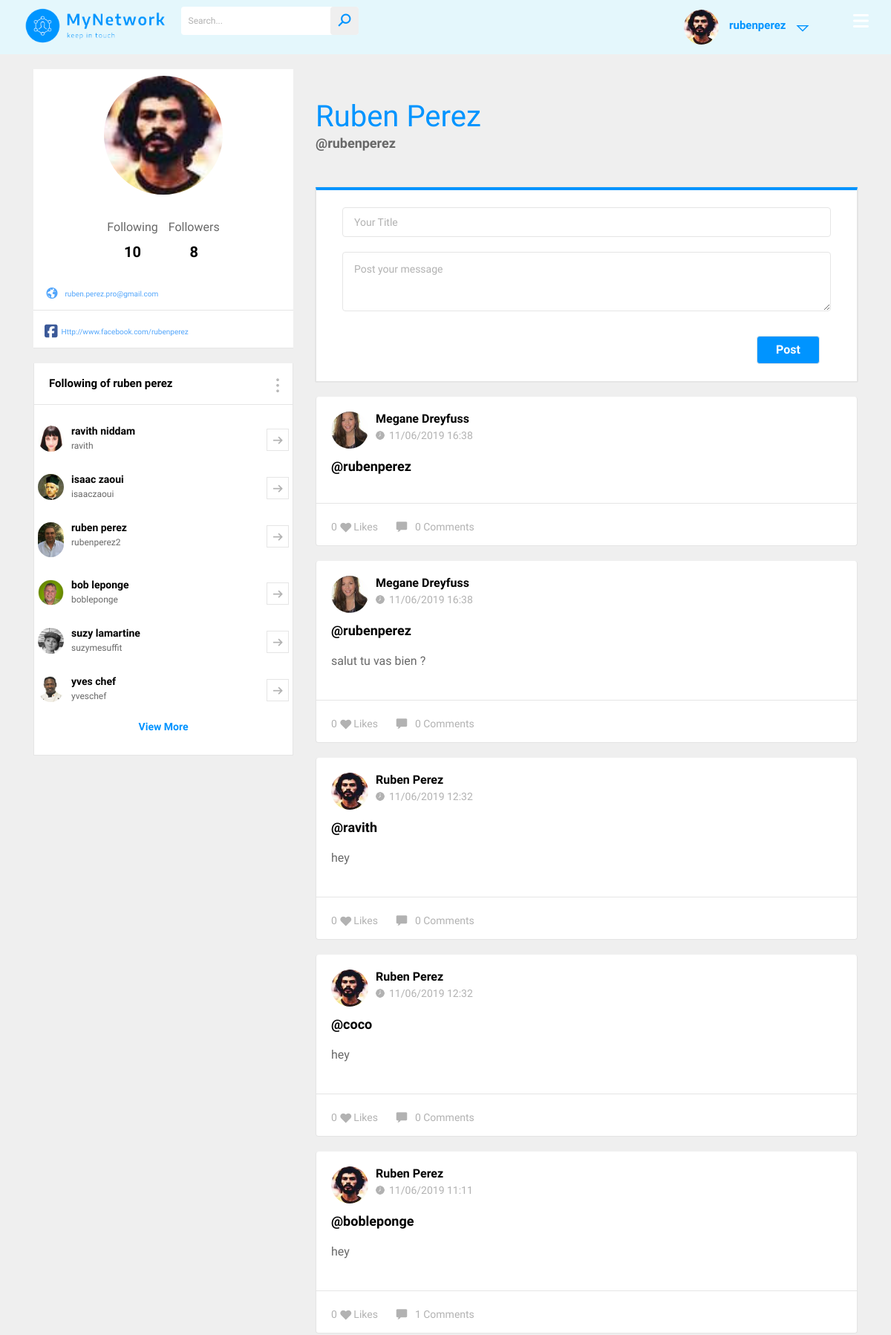
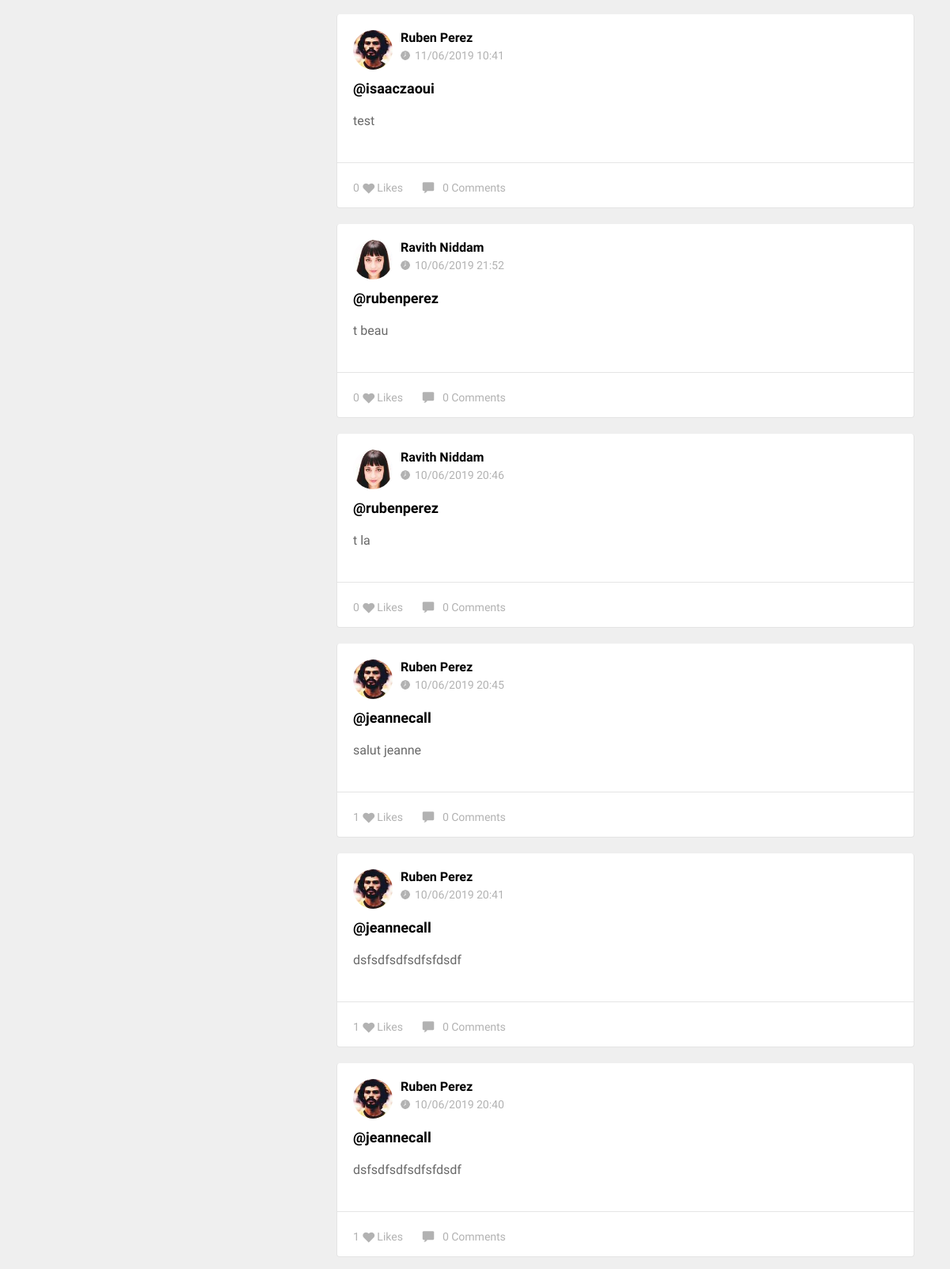
The page /profile/rubenperez (signed in, upper part) on the database its author committed (2 pictures, top to bottom).
### database.py (models this page shows)
class User(db.Model):
	id = db.Column(db.Integer, primary_key=True)
	username = db.Column(db.String(80), unique=True, nullable=False)
	full_name = db.Column(db.String(80),  nullable=False)
	email = db.Column(db.String(120), unique=True, nullable=False)
	password = db.Column(db.String(20),  nullable=False)
	created = db.Column(db.DateTime(), default=datetime.datetime.now())
	profil_media = db.Column(db.String(80), unique=True, nullable=True)

class Followerfollowing(db.Model):
	id = db.Column(db.Integer, primary_key=True)
	user_id = db.Column(db.Integer, db.ForeignKey('user.id'), nullable=False)
	user_id_2 = db.Column(db.Integer, db.ForeignKey('user.id'), nullable=False)
	created = db.Column(db.DateTime, default=datetime.datetime.now())

class Post(db.Model):
	id = db.Column(db.Integer, primary_key=True)
	user_id = db.Column(db.Integer, db.ForeignKey('user.id'), nullable=False)
	title = db.Column(db.Text)
	message = db.Column(db.Text)
	created = db.Column(db.DateTime, default=datetime.datetime.now())

### app.py (the view)
@app.route('/profile/<username>',methods = ['GET','POST'])
def profile(username):
    if redirect_is_not_logged(session) != True:
        return redirect_is_not_logged(session)
    page_name = "Profile"
    if username is None:
        return redirect(url_for('index'))
    user = db.session.execute('SELECT user.id, user.full_name , user.username , user.email , user.profil_media , count(DISTINCT `following`.id) as nb_following , count(DISTINCT Followerfollowing.id) as followed , count(DISTINCT follower.id) as nb_follower FROM user LEFT JOIN Followerfollowing as `following` ON following.user_id = user.id LEFT JOIN Followerfollowing as follower ON follower.user_id_2 = user.id  LEFT JOIN Followerfollowing ON Followerfollowing.user_id = :myid AND Followerfollowing.user_id_2 = user.id WHERE user.username = :username', {'myid': session['id'] ,  'username': username}).first()
    if user.username is None:
        return redirect(url_for('index'))
    posts = db.session.execute('SELECT post.* , user.full_name , user.username ,  user.profil_media, count(DISTINCT jaime.id) as nb_like , count(DISTINCT jaime2.id) as liked , count(DISTINCT comment.id) as nb_comment, strftime(\'%d/%m/%Y %H:%M\', datetime(post.created)) as created FROM post LEFT JOIN comment ON comment.post_id = post.id  LEFT JOIN jaime ON jaime.post_id = post.id LEFT JOIN jaime as jaime2 ON jaime2.post_id = post.id AND jaime2.user_id = :myid LEFT JOIN user ON user.id = post.user_id WHERE user.username = :username  OR LOWER(post.title) LIKE LOWER(:usernamea)  GROUP BY post.id ORDER BY post.created DESC', {'myid': session['id'] ,  'username': user.username , 'usernamea': "%@"  + username +"%"  })
    followings = db.session.execute('SELECT * FROM user JOIN Followerfollowing ON Followerfollowing.user_id = :uid AND Followerfollowing.user_id_2 = user.id GROUP BY user.id LIMIT 6 ', {'uid': user.id})
    return render_template('user-profile.html', page_name=page_name, session=session,user=user , posts=posts,followings=followings)

### utils.py (called while the page is built)
def redirect_is_not_logged(session):
	if 'id' in session:
		return True
	else:
		return redirect(url_for('login'))

### templates/user-profile.html (shortened to what this page needs)
{% include "include/header.html" %}
		<main>
			<div class="main-section">
				<div class="container">
					<div class="main-section-data">
						<div class="row">
							<div class="col-lg-4">
								<div class="main-left-sidebar">
									<div class="user_profile">
										<div class="user-pro-img">
											{% if user.profil_media %}
											<img src="/static/avatar/{{user.profil_media}}" width="170px" alt="">
											{% else %}
												<img src="http://via.placeholder.com/170x170" alt="">
											{% endif %}
										</div>
										<ul class="flw-status" style="    margin-bottom: 18px;">
												<li><a href="/followings/{{ user.username }}">
													<span class="hover_username">Following</span>
													<b class="hover_username">{{ user.nb_following }}</b>
												</a>
												</li>
												<li><a href="/followers/{{ user.username }}">
													<span class="hover_username">Followers</span>
													<b  class="hover_username"id="nb_follower" >{{ user.nb_follower }}</b>
												</a>
												</li>
											</ul>
											<br><br>
										<ul class="social_links">
											<li><a href="#" title=""><i class="la la-globe"></i> {{ user.email }}</a></li>
											<li><a href="#" title=""><i class="fab fa-facebook-square"></i>Http://www.facebook.com/{{ user.username }}</a></li>
										</ul>
									</div>
									{% if user.nb_following > 0 %}
									<div class="suggestions full-width">
										<div class="sd-title">
											<h3>Following of {{ user.full_name }}</h3>
											<i class="la la-ellipsis-v"></i>
										</div>
										<div class="suggestions-list">
											{% for following in followings %}
											<a href="/profile/{{ following.username }}" title="" class="view-more-pro hover_username">
											<div class="suggestion-usd">
													{% if following.profil_media %}
									<img src="/static/avatar/{{following.profil_media}}" width="35px" alt="">
											{% else %}
											<img src="http://via.placeholder.com/35x35" alt="">
											{% endif %}
												<div class="sgt-text">
													<h4 class="hover_username"> {{ following.full_name }}</h4>
													<span class="hover_username">{{ following.username }}</span>
												</div>
												<span><i class="la la-arrow-right"></i></span>
											</div></a>
											 {% endfor %}
											<div class="view-more">
												<a href="/followings/{{ user.username }}" title="">View More</a>
											</div>
										</div>
									</div>
										{% endif %}
								</div>
							</div>
							<div class="col-lg-8">
								<div class="main-ws-sec">
									<div class="user-tab-sec">
										<h3>{{ user.full_name  }}</h3>
										<div class="star-descp">
											<span>@{{ user.username }}</span>
										</div>
									</div>
<div class="post-topbar" id='form_post'
>
									<div class="post-project-fields">
					<form action="/postmessage"  method="post">
						<div class="row">
							<div class="col-lg-12">
								<input type="text" name="title" placeholder="Your Title" value="{% if user.id != session['id'] %}@{{ user.username }}{% endif %}"
								 >
							</div>
							<div class="col-lg-12">
								<textarea name="message" placeholder="Post your message"></textarea>
							</div>
							<div class="col-lg-12 text-right">
								<ul>
									<li><button class="active" type="submit" value="post">Post</button></li>
								</ul>
							</div>
						</div>
					</form>
				</div>
									</div>
									<div class="product-feed-tab current" id="feed-dd">
										<div class="posts-section">  {% for post in posts %}
										<div class="post-bar">
											<div class="post_topbar">
												<div class="usy-dt">
														{% if post.profil_media %}
								<img src="/static/avatar/{{ post.profil_media }}" style="    width: 50px;" alt="">
							{% else %}
							<img src="http://via.placeholder.com/50x50" alt="">
							{% endif %}
													<div class="usy-name">
														<h3>{{ post.full_name }}</h3>
														<span><img src="/static/images/clock.png" alt="">{{
													post.created }}</span>
													</div>
												</div>
											</div>
											<div class="job_descp">
												<h3>{{ post.title }}</h3>
												<p>{{ post.message }}</p>
											</div>
											<div class="job-status-bar">
												<ul class="like-com">
													<li>
														<a href="#link_post_like_{{ post.id }}"
														id="link_post_like_{{ post.id }}"
														onclick="like({{ post.id }})"
														>
															<em id="nb_like_{{ post.id }}">{{ post.nb_like }}</em>
															<i class="la la-heart"></i><em id="text_like_{{ post.id }}">Likes</em>
														</a>
													</li>
													<li><a href="/post/{{ post.id }}" title="" class="com"><img src="images/com.png" alt="">{{ post.nb_comment }} Comments</a></li>
												</ul>
											</div>
										</div>
										 {% endfor %}
										</div>
									</div>
									</div>
								</div>
							</div>
										</div>
								</div>
							</div>
						</div>
{% include "include/footer.html" %}

### templates/include/header.html (shortened to what this page needs)
<!DOCTYPE html>
<html>
<head>
<link rel="stylesheet" type="text/css" href="/static/css/animate.css">
<link rel="stylesheet" type="text/css" href="/static/css/bootstrap.min.css">
<link rel="stylesheet" type="text/css" href="/static/css/line-awesome.css">
<link rel="stylesheet" type="text/css" href="/static/css/line-awesome-font-awesome.min.css">
<link rel="stylesheet" type="text/css" href="/static/css/font-awesome.min.css">
<link rel="stylesheet" type="text/css" href="/static/css/jquery.mCustomScrollbar.min.css">
<link rel="stylesheet" type="text/css" href="/static/lib/slick/slick.css">
<link rel="stylesheet" type="text/css" href="/static/lib/slick/slick-theme.css">
<link rel="stylesheet" type="text/css" href="/static/css/style.css">
<link rel="stylesheet" type="text/css" href="/static/css/responsive.css">
</head>
{% if 'username' in session %}
<body>
{% else %}
<body class="sign-in">
{% endif %}
{% if 'username' in session %}
	<div class="wrapper">
		<header>
			<div class="container">
				<div class="header-data">
					<div class="logo">
						<a href="/" title=""><img src="/static/images/logo2.png"  height="50px" alt=""></a>
					</div>
					<div class="search-bar">
						<form action="/search" method="post">
							<input type="text" name="query" placeholder="Search...">
							<button type="submit"><i class="la la-search"></i></button>
						</form>
					</div>
					<nav>
						<ul>
							<li>
								<a href="/followers/{{ session.username }}" title="">
						</ul>
					</nav>
					<div class="menu-btn">
						<a href="/static/#" title=""><i class="fa fa-bars"></i></a>
					</div>
					<div class="user-account">
						<div class="user-info">
							{% if session.profil_media %}
								<img src="/static/avatar/{{ session.profil_media }}" style="    width: 31px;" alt="">
							{% else %}
								<img src="http://via.placeholder.com/30x30" alt="">
							{% endif %}
							<a href="/profile/{{ session.username }} " title=""> {{ session.username }} </a>
							<i class="la la-sort-down"></i>
						</div>
					</div>
				</div>
			</div>
		</header>
{% endif %}

### static/css/responsive.css (style rules this page uses)
@media (max-width: 1200px) { header nav { position: fixed;top: 0;left: 0;width: 200px;height: 100%;background-color: #e44d3a;padding: 25px 20px;opacity: 0;visibility: hidden;z-index: 0 } }
@media (max-width: 1200px) { header nav ul li { float: left;width: 100%;text-align: left;padding: 0 0 0 0;margin-bottom: 20px; } }
@media (max-width: 1200px) { .menu-btn { display: block; } }
@media (max-width: 1200px) { .suggestion-usd { padding: 15px 5px; } }
@media (max-width: 1200px) { .sd-title h3 { font-size: 15px; } }
@media (max-width: 1200px) { .flw-status li { margin-right: 10px; } }
@media (max-width: 1200px) { .flw-status li span { font-size: 16px; } }
@media (max-width: 1200px) { .social_links li a { font-size: 10px; } }
@media (max-width: 1200px) { .sgt-text span { font-size: 12px; } }

### templates/include/header.html (style rules this page uses)
.active { color: #0094ff; }

### rows shown on the page
User: username "rubenperez", profil_media (picture), email "ruben.perez.pro@gmail.com", full_name "ruben perez", full_name "Ruben Perez"
Followerfollowing: profil_media (picture), full_name "ravith niddam", username "ravith"
Followerfollowing: profil_media (picture), full_name "isaac zaoui", username "isaaczaoui"
Followerfollowing: profil_media (picture), full_name "ruben perez", username "rubenperez2"
Followerfollowing: profil_media (picture), full_name "bob leponge", username "bobleponge"
Followerfollowing: profil_media (picture), full_name "suzy lamartine", username "suzymesuffit"
Followerfollowing: profil_media (picture), full_name "yves chef", username "yveschef"
Post: full_name "Megane Dreyfuss", created "11/06/2019 16:38", title "@rubenperez", nb_like "0", nb_comment "0"
Post: full_name "Megane Dreyfuss", created "11/06/2019 16:38", title "@rubenperez", message "salut tu vas bien ?", nb_like "0", nb_comment "0"
Post: full_name "Ruben Perez", created "11/06/2019 12:32", title "@ravith", message "hey", nb_like "0", nb_comment "0"
Post: full_name "Ruben Perez", created "11/06/2019 12:32", title "@coco", message "hey", nb_like "0", nb_comment "0"
Post: full_name "Ruben Perez", created "11/06/2019 11:11", title "@bobleponge", message "hey", nb_like "0", nb_comment "1"
Post: full_name "Ruben Perez", created "11/06/2019 10:41", title "@isaaczaoui", message "test", nb_like "0", nb_comment "0"
Post: full_name "Ravith Niddam", created "10/06/2019 21:52", title "@rubenperez", message "t beau", nb_like "0", nb_comment "0"
Post: full_name "Ravith Niddam", created "10/06/2019 20:46", title "@rubenperez", message "t la", nb_like "0", nb_comment "0"
Post: full_name "Ruben Perez", created "10/06/2019 20:45", title "@jeannecall", message "salut jeanne", nb_like "1", nb_comment "0"
Post: full_name "Ruben Perez", created "10/06/2019 20:41", title "@jeannecall", message "dsfsdfsdfsdfsfdsdf", nb_like "1", nb_comment "0"
Post: full_name "Ruben Perez", created "10/06/2019 20:40", title "@jeannecall", message "dsfsdfsdfsdfsfdsdf", nb_like "1", nb_comment "0"

### other values the page prints
{{ user.nb_following }} "10"
{{ user.nb_follower }} "8"
